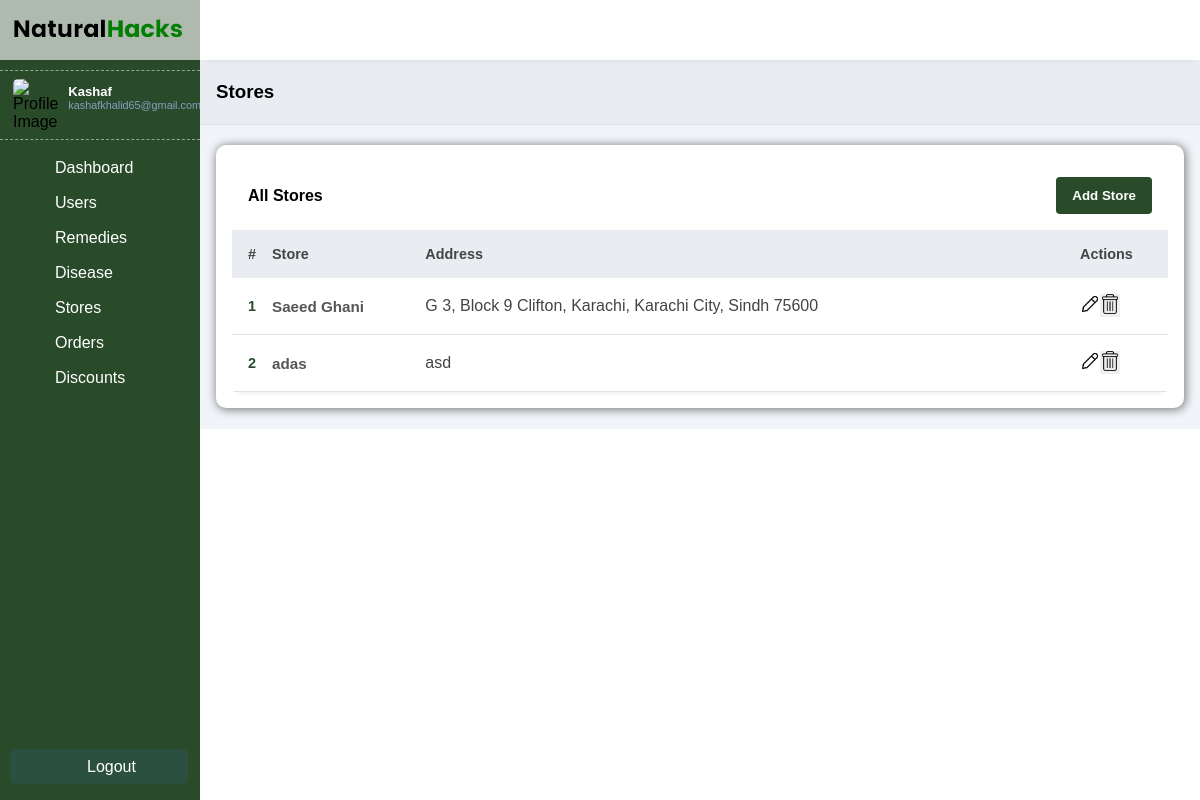
The page /admin/stores/stores.php (signed in) on the database its author committed.
### tables this page shows
CREATE TABLE `stores` (
  `id` int(11) NOT NULL,
  `name` varchar(225) DEFAULT NULL,
  `address` varchar(225) DEFAULT NULL,
  `latitude` decimal(9,6) DEFAULT NULL,
  `longitude` decimal(9,6) DEFAULT NULL,
  `commission_rate` decimal(5,2) DEFAULT NULL,
  `created_at` timestamp NOT NULL DEFAULT current_timestamp() ON UPDATE current_timestamp()
);

### admin/stores/stores.php (the view, shortened to what this page needs)
<?php
require_once '../../connection.php';
?>
<!DOCTYPE html>
<html lang="en">
<?php
include('../layout/head.php');
?>
<body>
    <?php
    include('../layout/sidebar.php');
    ?>
    <?php
        $sql = "SELECT * FROM stores";
        $stores = mysqli_query($conn, $sql);
    ?>
    <div class="main-content">
        <?php include('../layout/header.php') ?>
        <main>
            <div class="page-header">
                <h3>Stores</h3>
            </div>
            <div class="page-content">
                <div class="card">
                    <div class="records table-responsive">
                        <div class="record-header">
                        <h4>All Stores</h4>
                            <div class="add">
                                <a href="./store_add.php"><button>Add Store</button></a>
                            </div>
                        </div>
                        <div>
                            <?php if (mysqli_num_rows($stores) > 0) { ?>
                                <table width="100%">
                                    <thead>
                                        <tr>
                                            <th>#</th>
                                            <th>Store</th>
                                            <th>Address</th>
                                            <th>Actions</th>
                                        </tr>
                                    </thead>
                                    <tbody>
                                        <?php
                                        foreach ($stores as $key => $row) {
                                            $key++;
                                        ?>
                                            <tr>
                                                <td><?= $key ?></td>
                                                <td>
                                                    <a href="https://maps.google.com/?q=<?= $row['latitude'] ?>,<?= $row['longitude'] ?>" class="client">
                                                        <div class="client-info">
                                                            <h4><?= $row['name'] ?></h4>
                                                        </div>
                                                    </a>
                                                </td>
                                                <td>
                                                    <p>
                                                        <?= $row['address'] ?>
                                                    </p>
                                                </td>
                                                <td>
                                                    <div class="actions">
                                                        <a href="./store_edit.php?id=<?= $row['id'] ?>">
                                                            <img src="../assets/images/edit.png" height="20px" alt="">
                                                        </a>
                                                        <form class="delete-form" id="deleteForm_<?= $row['id'] ?>" action="./stores.php" method="post">
                                                            <button type="submit" style="border:none; background-color: none;" onclick="return confirm(' Are you sure you want to delete <?= $row['name'] ?> ?')" name="delete">
                                                                <img src="../assets/images/delete.png" height="20px" alt="">
                                                            </button>
                                                        </form>
                                                    </div>
                                                </td>
                                            </tr>
                                        <?php } ?>
                                    </tbody>
                                </table>
                            <?php } ?>
                        </div>
                    </div>
                </div>
            </div>
        </main>
    </div>
</body>
</html>

### admin/style.css (style rules this page uses)
:root { --main-color: #2a4b2a; --color-dark: #2b503f; --text-grey: #b0b0b0; }
* { margin: 0; padding: 0; text-decoration: none; box-sizing: border-box; font-family: "Merriweather", sans-serif; }
.main-content { margin-left: 200px; width: calc(100% - 200px); transition: margin-left 300ms; }
main { margin-top: 60px; }
.page-header { padding: 1.3rem 1rem; background: #e9edf2; border-bottom: 1px solid #dee2e8; }
.page-content { padding: 1.3rem 1rem; background: #f1f4f9; }
.card { background-color: white; padding: 1rem; border-radius: 10px; box-shadow: gray 1px 1px 10px 1px; }
.records { box-shadow: 0px 5px 5px -5px rgb(0 0 0 / 10%); background: #fff; border-radius: 3px; }
.record-header { padding: 1rem; display: flex; justify-content: space-between; align-items: center; }
.add, .browse { display: flex; align-items: center; }
input, button, select { outline: none; }
.add button { background: var(--main-color); color: #fff; height: 37px; border-radius: 4px; padding: 0rem 1rem; border: none; font-weight: 600; }
.table-responsive { width: 100%; overflow: auto; }
table { border-collapse: collapse; }
table thead tr { background: #e9edf2; }
table thead th { padding: 1rem 0rem; text-align: left; color: #444; font-size: 0.9rem; }
table thead th:first-child { padding-left: 1rem; }
table tbody td { padding: 1rem 0rem; color: #444; }
table tbody td:first-child { padding-left: 1rem; color: var(--main-color); font-weight: 600; font-size: 0.9rem; }
table tbody tr { border-bottom: 1px solid #dee2e8; }
.client { display: flex; align-items: center; }
.client-info h4 { color: #555; font-size: 0.95rem; }
.actions { display: flex; }

### rows shown on the page
stores: name "Saeed Ghani", address "G 3, Block 9 Clifton, Karachi, Karachi City, Sindh 75600"
stores: name "adas", address "asd"

### other values the page prints
$_SESSION['admin_name'] "Kashaf"
$_SESSION['admin_email'] "kashafkhalid65@gmail.com"
